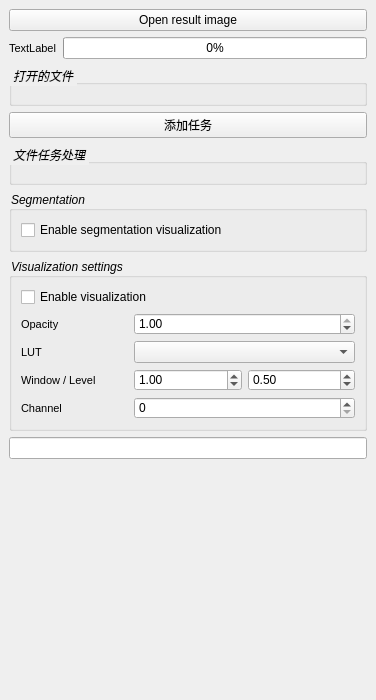
<?xml version="1.0" encoding="UTF-8"?>
<ui version="4.0">
 <class>SettingsPanel</class>
 <widget class="QScrollArea" name="SettingsPanel">
  <property name="geometry">
   <rect>
    <x>0</x>
    <y>0</y>
    <width>376</width>
    <height>700</height>
   </rect>
  </property>
  <property name="sizePolicy">
   <sizepolicy hsizetype="Expanding" vsizetype="Expanding">
    <horstretch>0</horstretch>
    <verstretch>0</verstretch>
   </sizepolicy>
  </property>
  <property name="maximumSize">
   <size>
    <width>580</width>
    <height>700</height>
   </size>
  </property>
  <property name="windowTitle">
   <string>ScrollArea</string>
  </property>
  <property name="styleSheet">
   <string notr="true">QGroupBox {
	font-style: italic
}

QLabel {
	font-size: 8pt
}</string>
  </property>
  <property name="frameShape">
   <enum>QFrame::NoFrame</enum>
  </property>
  <property name="frameShadow">
   <enum>QFrame::Plain</enum>
  </property>
  <property name="lineWidth">
   <number>0</number>
  </property>
  <property name="verticalScrollBarPolicy">
   <enum>Qt::ScrollBarAsNeeded</enum>
  </property>
  <property name="widgetResizable">
   <bool>true</bool>
  </property>
  <widget class="QWidget" name="SettingsPanelContents">
   <property name="geometry">
    <rect>
     <x>0</x>
     <y>0</y>
     <width>376</width>
     <height>700</height>
    </rect>
   </property>
   <property name="sizePolicy">
    <sizepolicy hsizetype="Expanding" vsizetype="Preferred">
     <horstretch>0</horstretch>
     <verstretch>0</verstretch>
    </sizepolicy>
   </property>
   <layout class="QVBoxLayout" name="verticalLayout_3">
    <item>
     <widget class="QPushButton" name="OpenResultPushButton">
      <property name="text">
       <string>Open result image</string>
      </property>
     </widget>
    </item>
    <item>
     <layout class="QHBoxLayout" name="horizontalLayout"/>
    </item>
    <item>
     <layout class="QHBoxLayout" name="horizontalLayout_2">
      <item>
       <widget class="QLabel" name="label">
        <property name="font">
         <font>
          <pointsize>8</pointsize>
         </font>
        </property>
        <property name="text">
         <string>TextLabel</string>
        </property>
       </widget>
      </item>
      <item>
       <widget class="QProgressBar" name="progressBar">
        <property name="value">
         <number>0</number>
        </property>
       </widget>
      </item>
     </layout>
    </item>
    <item>
     <widget class="QGroupBox" name="groupBox_2">
      <property name="title">
       <string>打开的文件</string>
      </property>
      <layout class="QVBoxLayout" name="verticalLayout_5">
       <item>
        <layout class="QVBoxLayout" name="vert3_2"/>
       </item>
      </layout>
     </widget>
    </item>
    <item>
     <widget class="QPushButton" name="BeginPushButton">
      <property name="text">
       <string>添加任务</string>
      </property>
     </widget>
    </item>
    <item>
     <widget class="QGroupBox" name="groupBox">
      <property name="title">
       <string>文件任务处理</string>
      </property>
      <layout class="QVBoxLayout" name="verticalLayout_4">
       <item>
        <layout class="QVBoxLayout" name="vert3"/>
       </item>
      </layout>
     </widget>
    </item>
    <item>
     <widget class="QGroupBox" name="SegmentationGroupBox">
      <property name="title">
       <string>Segmentation</string>
      </property>
      <layout class="QVBoxLayout" name="verticalLayout_2">
       <item>
        <widget class="QCheckBox" name="SegmentationCheckBox">
         <property name="text">
          <string>Enable segmentation visualization</string>
         </property>
        </widget>
       </item>
      </layout>
     </widget>
    </item>
    <item>
     <widget class="QGroupBox" name="VisualizationGroupBox">
      <property name="title">
       <string>Visualization settings</string>
      </property>
      <layout class="QVBoxLayout" name="verticalLayout">
       <item>
        <widget class="QCheckBox" name="LikelihoodCheckBox">
         <property name="text">
          <string>Enable visualization</string>
         </property>
        </widget>
       </item>
       <item>
        <layout class="QGridLayout" name="gridLayout">
         <item row="0" column="1" colspan="2">
          <widget class="QDoubleSpinBox" name="OpacitySpinBox">
           <property name="maximum">
            <double>1.000000000000000</double>
           </property>
           <property name="singleStep">
            <double>0.100000000000000</double>
           </property>
           <property name="value">
            <double>1.000000000000000</double>
           </property>
          </widget>
         </item>
         <item row="0" column="0">
          <widget class="QLabel" name="OpacityLabel">
           <property name="text">
            <string>Opacity</string>
           </property>
          </widget>
         </item>
         <item row="3" column="0">
          <widget class="QLabel" name="WindowLevelLabel">
           <property name="text">
            <string>Window / Level</string>
           </property>
          </widget>
         </item>
         <item row="3" column="2">
          <widget class="QDoubleSpinBox" name="LevelSpinBox">
           <property name="decimals">
            <number>2</number>
           </property>
           <property name="minimum">
            <double>-4294967296.000000000000000</double>
           </property>
           <property name="maximum">
            <double>4294967296.000000000000000</double>
           </property>
           <property name="singleStep">
            <double>0.100000000000000</double>
           </property>
           <property name="value">
            <double>0.500000000000000</double>
           </property>
          </widget>
         </item>
         <item row="3" column="1">
          <widget class="QDoubleSpinBox" name="WindowSpinBox">
           <property name="minimum">
            <double>-4294967296.000000000000000</double>
           </property>
           <property name="maximum">
            <double>4294967296.000000000000000</double>
           </property>
           <property name="singleStep">
            <double>0.100000000000000</double>
           </property>
           <property name="value">
            <double>1.000000000000000</double>
           </property>
          </widget>
         </item>
         <item row="5" column="0">
          <widget class="QLabel" name="ChannelLabel">
           <property name="text">
            <string>Channel</string>
           </property>
          </widget>
         </item>
         <item row="5" column="1" colspan="2">
          <widget class="QSpinBox" name="ChannelSpinBox"/>
         </item>
         <item row="1" column="0">
          <widget class="QLabel" name="LUTLabel">
           <property name="text">
            <string>LUT</string>
           </property>
          </widget>
         </item>
         <item row="1" column="1" colspan="2">
          <widget class="QComboBox" name="LUTComboBox"/>
         </item>
        </layout>
       </item>
      </layout>
     </widget>
    </item>
    <item>
     <widget class="QLineEdit" name="lineEdit_2"/>
    </item>
    <item>
     <spacer name="Spacer">
      <property name="orientation">
       <enum>Qt::Vertical</enum>
      </property>
      <property name="sizeHint" stdset="0">
       <size>
        <width>20</width>
        <height>181</height>
       </size>
      </property>
     </spacer>
    </item>
   </layout>
  </widget>
 </widget>
 <resources/>
 <connections/>
</ui>
